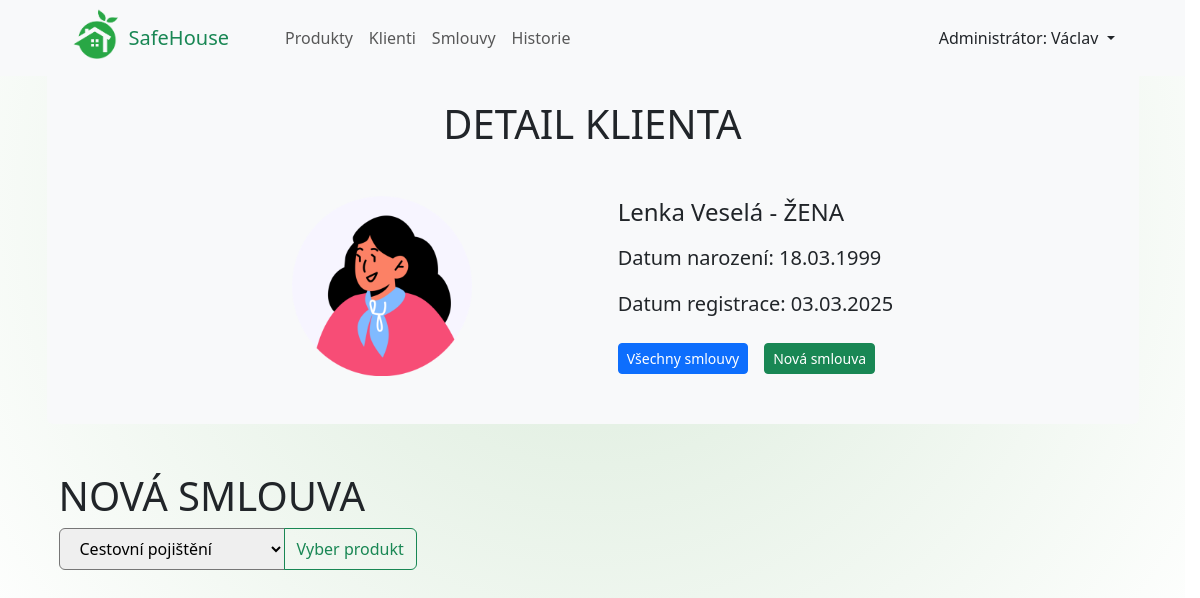
Screenshot of /klienti/8/nova_smlouva with the database file from the repository.
### pojistenci_app/models.py (models this page shows, shortened)
class Klienti(models.Model):
    jmeno = models.CharField(max_length=40, verbose_name="Jméno")
    prijmeni = models.CharField(max_length=40, verbose_name="Příjmení")
    je_muz = models.BooleanField(default=True)
    narozeni = models.DateField(verbose_name="Datum narození")
    foto = models.CharField(
        max_length=60, verbose_name="Název obrázku")
    datum_registrace = models.DateField(auto_now=True)
    class Meta:
        verbose_name = "Klient"
        verbose_name_plural = "Klienti"

### pojistenci_app/views.py (the view)
def smlouva_nova(request, klient_id):
    klient = Klienti.objects.get(id=klient_id)
    if request.method == "POST":
        id_produktu = request.POST["produkty_id"]
        produkt = Produkty.objects.get(id=id_produktu)
        return render(request, 'pojistenci_app/produkt_vybrany.html', {'produkt': produkt, 'klient': klient})
    produkty = Produkty.objects.all()
    return render(request, 'pojistenci_app/smlouva_nova.html', {'produkty': produkty,
                                                                'klient': klient})

### pojistenci_app/templates/pojistenci_app/smlouva_nova.html (shortened to what this page needs)
{% extends "pojistenci_app/klient_detail.html" %}
{% block content_bottom %}
    <div class="container-md">
        <h1>NOVÁ SMLOUVA</h1>
        <form action="" method="post" class="mb-3">
                <div class="input-group">
                    <select class="custom-select px-3 py-2 rounded-start" id="produkty_id" name="produkty_id">
                        {% for produkt in produkty %}
                            <option value={{ produkt.id }}>{{ produkt.nazev }}</option>
                        {% endfor %}
                    </select>
                    <button class="btn btn-outline-success" type="submit">Vyber produkt</button>
                </div>
        </form>
    </div>
{% endblock content_bottom %}

### pojistenci_app/templates/pojistenci_app/klient_detail.html (shortened to what this page needs)
{% extends "base.html" %}
{% load static %}
{% block styles %}
    <link rel="stylesheet" href={% static "pojistenci_app/klient_detail.css" %}>
{% endblock styles %}
{% block content %}
    <div class="container-md">
        <h1 class="text-center pt-4 bg-light mb-0">DETAIL KLIENTA</h1>
        <div class="bg-light p-5 mb-5 d-flex gap-3 justify-content-center rounded-bottom">
            <div class="detail-klienta d-flex align-items-center justify-content-around w-75">
                <div>
                    <img src="{% static "/pojistenci_app/pictures/"|add:klient.foto %}">
                </div>
                <div>
                    <h4 class="mb-3">{{ klient.jmeno }} {{ klient.prijmeni }} - {% if klient.je_muz %}MUŽ{% else %}ŽENA{% endif %}</h4>
                    <p class="lead">Datum narození: {{ klient.narozeni|date:"d.m.Y" }}</p>
                    <p class="lead">Datum registrace: {{ klient.datum_registrace|date:"d.m.Y" }}</p>
                    <div class="d-flex gap-3">
                        <a class="btn btn-primary btn-sm mt-2" href={% url "klient_detail" klient.id %}>Všechny smlouvy</a>
                        <a class="btn btn-success btn-sm mt-2" href={% url "smlouva_nova" klient.id %}>Nová smlouva</a>
                    </div>
                </div>
            </div>
        </div>
    </div>
    <div class="container-md">
        {% block content_bottom %}
        {% endblock content_bottom %}
    </div>
{% endblock content %}

### pojistenci_app/static/pojistenci_app/klient_detail.css (style rules this page uses)
.detail-klienta img { width: 180px; }

### static/base.css (style rules this page uses)
html { scrollbar-gutter: stable; }
body { background: radial-gradient(circle at center 200px, #daebda, #ffffff 90%); position: relative; background-repeat: no-repeat; min-height: 100vh; }

### rows the page displays
Klienti: foto (picture), jmeno "Lenka", prijmeni "Veselá", narozeni "18.03.1999", datum_registrace "03.03.2025"

### other values shown
form field produkty_id "Cestovní pojištění"
